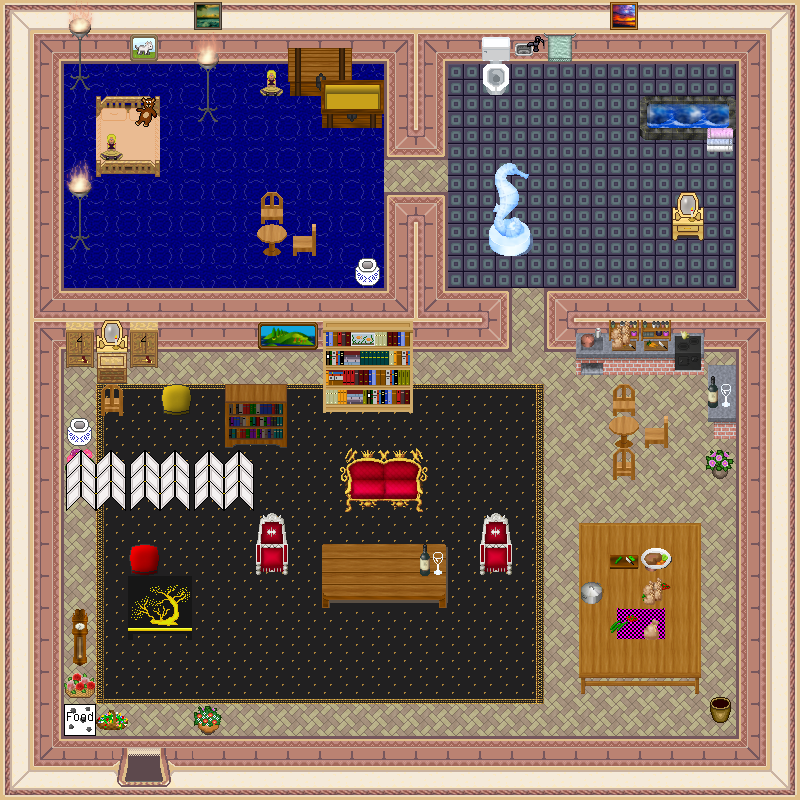

Tiled map render using the project's own tile images. Description and the map definition, with tile-layer contents summarised, below:
An orthogonal 25x25 tile map with 32x32 px tiles, 6 tile layers (0_floor, 1_terrain, 2_object, 3_roof, ...), 2 hidden layers not drawn, 47 tilesets and 1 object (mapchange_exit).

<map version="1.9" tiledversion="1.9.2" orientation="orthogonal" renderorder="right-down" width="25" height="25" tilewidth="32" tileheight="32" infinite="0" nextlayerid="9" nextobjectid="1">
 <tileset firstgid="1" name="rug_border.png" tilewidth="32" tileheight="32" tilecount="9" columns="3">
  <image source="../../tileset/furniture/carpet/rug_border.png" width="96" height="96" />
 </tileset>
 <tileset firstgid="10" name="int_wall_pale.png" tilewidth="32" tileheight="32" tilecount="16" columns="2">
  <image source="../../tileset/building/wall/int_wall_pale.png" trans="ff00ff" width="64" height="256" />
 </tileset>
 <tileset firstgid="26" name="int_wall_purple.png" tilewidth="32" tileheight="32" tilecount="20" columns="2">
  <image source="../../tileset/building/wall/int_wall_purple.png" trans="ff00ff" width="64" height="320" />
 </tileset>
 <tileset firstgid="46" name="bright_bookshelf_and_cupboard.png" tilewidth="32" tileheight="32" tilecount="6" columns="3">
  <image source="../../tileset/furniture/shelve/bright_bookshelf_and_cupboard.png" width="96" height="64" />
 </tileset>
 <tileset firstgid="52" name="box.png" tilewidth="32" tileheight="32" tilecount="1" columns="1">
  <image source="../../tileset/item/pot/box.png" width="32" height="32" />
 </tileset>
 <tileset firstgid="53" name="wooden_pale.png" tilewidth="32" tileheight="32" tilecount="4" columns="2">
  <image source="../../tileset/furniture/chair/wooden_pale.png" width="64" height="64" />
 </tileset>
 <tileset firstgid="57" name="throne_small.png" tilewidth="32" tileheight="32" tilecount="2" columns="1">
  <image source="../../tileset/furniture/chair/throne_small.png" width="32" height="64" />
 </tileset>
 <tileset firstgid="59" name="throne.png" tilewidth="32" tileheight="32" tilecount="6" columns="3">
  <image source="../../tileset/furniture/chair/throne.png" width="96" height="64" />
 </tileset>
 <tileset firstgid="65" name="wooden_rectangular.png" tilewidth="32" tileheight="32" tilecount="9" columns="3">
  <image source="../../tileset/furniture/table/wooden_rectangular.png" trans="ff00ff" width="96" height="96" />
 </tileset>
 <tileset firstgid="74" name="flowering_plant.png" tilewidth="32" tileheight="32" tilecount="2" columns="2">
  <image source="../../tileset/plant/indoor/flowering_plant.png" width="64" height="32" />
 </tileset>
 <tileset firstgid="76" name="wooden_pale.png" tilewidth="32" tileheight="32" tilecount="1" columns="1">
  <image source="../../tileset/furniture/table/wooden_pale.png" width="32" height="32" />
 </tileset>
 <tileset firstgid="77" name="bottle_and_glass" tilewidth="32" tileheight="32" tilecount="8" columns="4">
  <image source="../../tileset/item/drink/bottle_and_glass.png" width="128" height="64" />
 </tileset>
 <tileset firstgid="85" name="flower_vase.png" tilewidth="32" tileheight="32" tilecount="3" columns="3">
  <image source="../../tileset/plant/indoor/flower_vase.png" width="96" height="32" />
 </tileset>
 <tileset firstgid="88" name="drawer_with_mirror.png" tilewidth="32" tileheight="32" tilecount="2" columns="1">
  <image source="../../tileset/furniture/other/drawer_with_mirror.png" width="32" height="64" />
 </tileset>
 <tileset firstgid="90" name="small.png" tilewidth="32" tileheight="32" tilecount="3" columns="3">
  <image source="../../tileset/furniture/picture/small.png" width="96" height="32" />
 </tileset>
 <tileset firstgid="93" name="wooden_clock.png" tilewidth="32" tileheight="32" tilecount="6" columns="1">
  <image source="../../tileset/furniture/clock/wooden_clock.png" width="32" height="192" />
 </tileset>
 <tileset firstgid="99" name="large_island.png" tilewidth="32" tileheight="32" tilecount="2" columns="2">
  <image source="../../tileset/furniture/picture/large_island.png" width="64" height="32" />
 </tileset>
 <tileset firstgid="101" name="collision.png" tilewidth="32" tileheight="32" tilecount="1" columns="1">
  <image source="../../tileset/logic/collision.png" width="32" height="32" />
 </tileset>
 <tileset firstgid="102" name="carpets.png" tilewidth="32" tileheight="32" tilecount="8" columns="4">
  <image source="../../tileset/furniture/carpet/carpets.png" width="128" height="64" />
 </tileset>
 <tileset firstgid="110" name="paving" tilewidth="32" tileheight="32" tilecount="2" columns="2">
  <image source="../../tileset/ground/brown_paving.png" width="64" height="32" />
 </tileset>
 <tileset firstgid="112" name="entrance" tilewidth="32" tileheight="32" tilecount="36" columns="9">
  <image source="../../tileset/building/entrance/pale_red_ns.png" width="288" height="128" />
 </tileset>
 <tileset firstgid="148" name="food" tilewidth="32" tileheight="32" tilecount="1" columns="1">
  <image source="../../tileset/logic/item/sheepfood.png" width="32" height="32" />
 </tileset>
 <tileset firstgid="149" name="iron lamp" tilewidth="32" tileheight="32" tilecount="3" columns="1">
  <image source="../../tileset/furniture/light/iron_lamp.png" width="32" height="96" />
 </tileset>
 <tileset firstgid="152" name="flame" tilewidth="32" tileheight="32" tilecount="6" columns="6">
  <image source="../../tileset/furniture/light/flames.png" width="192" height="32" />
 </tileset>
 <tileset firstgid="158" name="shelf" tilewidth="32" tileheight="32" tilecount="9" columns="3">
  <image source="../../tileset/furniture/shelve/bright_bookshelf.png" width="96" height="96" />
 </tileset>
 <tileset firstgid="167" name="Untitled" tilewidth="32" tileheight="32" tilecount="8" columns="4">
  <image source="../../tileset/item/chest/large.png" width="128" height="64" />
 </tileset>
 <tileset firstgid="175" name="pillow" tilewidth="32" tileheight="32" tilecount="1" columns="1">
  <image source="../../tileset/furniture/bed/pillow_red.png" width="32" height="32" />
 </tileset>
 <tileset firstgid="176" name="pillow2" tilewidth="32" tileheight="32" tilecount="1" columns="1">
  <image source="../../tileset/furniture/bed/pillow_yellow.png" width="32" height="32" />
 </tileset>
 <tileset firstgid="177" name="screen" tilewidth="32" tileheight="32" tilecount="8" columns="2">
  <image source="../../tileset/furniture/other/oriental_screen.png" width="64" height="128" />
 </tileset>
 <tileset firstgid="185" name="table" tilewidth="32" tileheight="32" tilecount="4" columns="2">
  <image source="../../tileset/furniture/table/oriental_table.png" width="64" height="64" />
 </tileset>
 <tileset firstgid="189" name="shelf" tilewidth="32" tileheight="32" tilecount="6" columns="3">
  <image source="../../tileset/furniture/shelve/dark_bookshelf_2.png" width="96" height="64" />
 </tileset>
 <tileset firstgid="195" name="pot" tilewidth="32" tileheight="32" tilecount="1" columns="1">
  <image source="../../tileset/item/pot/oriental_jar.png" width="32" height="32" />
 </tileset>
 <tileset firstgid="196" name="statue" tilewidth="32" tileheight="32" tilecount="12" columns="4">
  <image source="../../tileset/item/statue/seahorse.png" width="128" height="96" />
 </tileset>
 <tileset firstgid="208" name="meals" tilewidth="32" tileheight="32" tilecount="2" columns="2">
  <image source="../../tileset/item/food/meals_1.png" width="64" height="32" />
 </tileset>
 <tileset firstgid="210" name="kitchen" tilewidth="32" tileheight="32" tilecount="44" columns="4">
  <image source="../../tileset/furniture/kitchen/cabinets.png" width="128" height="352" />
 </tileset>
 <tileset firstgid="254" name="wooden table" tilewidth="32" tileheight="32" tilecount="9" columns="3">
  <image source="../../tileset/furniture/table/table_wooden_brown.png" width="96" height="96" />
 </tileset>
 <tileset firstgid="263" name="rug" tilewidth="32" tileheight="32" tilecount="9" columns="3">
  <image source="../../tileset/furniture/carpet/royalblue.png" width="96" height="96" />
 </tileset>
 <tileset firstgid="272" name="jacuzzi" tilewidth="32" tileheight="32" tilecount="36" columns="3">
  <image source="../../tileset/furniture/sink/jacuzzi_dark_side_on.png" width="96" height="384" />
 </tileset>
 <tileset firstgid="308" name="basin" tilewidth="32" tileheight="32" tilecount="3" columns="3">
  <image source="../../tileset/furniture/bathroom/basin.png" width="96" height="32" />
 </tileset>
 <tileset firstgid="311" name="towels" tilewidth="32" tileheight="32" tilecount="24" columns="6">
  <image source="../../tileset/item/textile/towels.png" width="192" height="128" />
 </tileset>
 <tileset firstgid="335" name="household" tilewidth="32" tileheight="32" tilecount="16" columns="4">
  <image source="../../tileset/item/household/food_preparation.png" width="128" height="128" />
 </tileset>
 <tileset firstgid="351" name="toilet" tilewidth="32" tileheight="32" tilecount="12" columns="3">
  <image source="../../tileset/furniture/bathroom/toilet.png" width="96" height="128" />
 </tileset>
 <tileset firstgid="363" name="toys" tilewidth="32" tileheight="32" tilecount="10" columns="5">
  <image source="../../tileset/item/toys.png" width="160" height="64" />
 </tileset>
 <tileset firstgid="373" name="flower baskets" tilewidth="32" tileheight="32" tilecount="3" columns="1">
  <image source="../../tileset/plant/indoor/flower_baskets.png" width="32" height="96" />
 </tileset>
 <tileset firstgid="376" name="cats" tilewidth="32" tileheight="32" tilecount="3" columns="3">
  <image source="../../tileset/furniture/picture/cats.png" width="96" height="32" />
 </tileset>
 <tileset firstgid="379" name="emptypot" tilewidth="32" tileheight="32" tilecount="3" columns="1">
  <image source="../../tileset/item/pot/empty_pot.png" width="32" height="96" />
 </tileset>
 <tileset firstgid="382" name="double_peach" tilewidth="32" tileheight="32" tilecount="8" columns="2">
  <image source="../../tileset/furniture/bed/double_peach.png" width="64" height="128" />
 </tileset>
 <layer id="1" name="0_floor" width="25" height="25">
  <data>[625 cells, 612 non-empty, 6 distinct tile ids]</data>
 </layer>
 <layer id="2" name="1_terrain" width="25" height="25">
  <data>[625 cells, 426 non-empty, 78 distinct tile ids]</data>
 </layer>
 <layer id="3" name="2_object" width="25" height="25">
  <data>[625 cells, 72 non-empty, 57 distinct tile ids]</data>
 </layer>
 <layer id="4" name="3_roof" width="25" height="25">
  <data>[625 cells, 44 non-empty, 33 distinct tile ids]</data>
 </layer>
 <layer id="5" name="4_roof_add" width="25" height="25">
  <data>[625 cells, 5 non-empty, 4 distinct tile ids]</data>
 </layer>
 <layer id="6" name="objects" width="25" height="25">
  <data>[625 cells, 1 non-empty, 1 distinct tile ids]</data>
 </layer>
 <layer id="7" name="collision" width="25" height="25" visible="0" opacity="0.37">
  <data>[625 cells, 314 non-empty, 1 distinct tile ids]</data>
 </layer>
 <layer id="8" name="protection" width="25" height="25" visible="0" opacity="0.33">
  <data>[625 cells, 0 non-empty, 0 distinct tile ids]</data>
 </layer>
 <objectgroup name="Mapevents">
  <object name="entrance" type="mapchange_exit" id="1" x="128" y="736" width="32" height="32">
   <properties>
    <property name="map" value="0_kalavan_city_x3_y0" />
    <property name="place" value="house_4_entrance" />
   </properties>
  </object>
 </objectgroup>
</map>
